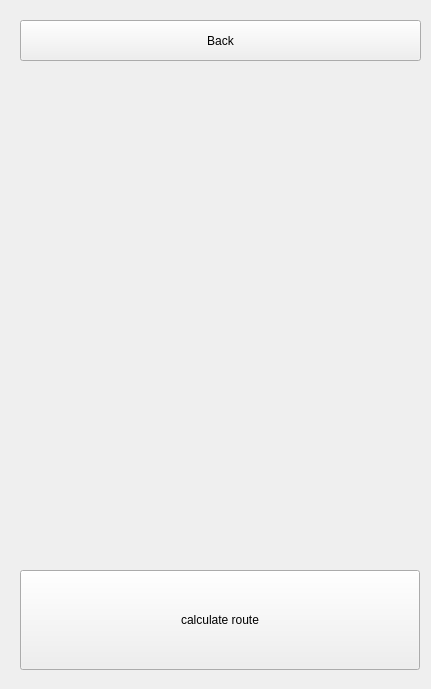
      <widget class="QWidget" name="page21">
       <widget class="QgsMapCanvas" name="QgsMapCanvas21" native="true">
        <property name="geometry">
         <rect>
          <x>20</x>
          <y>10</y>
          <width>402</width>
          <height>670</height>
         </rect>
        </property>
        <property name="minimumSize">
         <size>
          <width>402</width>
          <height>670</height>
         </size>
        </property>
        <property name="maximumSize">
         <size>
          <width>402</width>
          <height>670</height>
         </size>
        </property>
       </widget>
       <widget class="QPushButton" name="button_goBack21">
        <property name="geometry">
         <rect>
          <x>20</x>
          <y>20</y>
          <width>401</width>
          <height>41</height>
         </rect>
        </property>
        <property name="text">
         <string>Back</string>
        </property>
       </widget>
       <widget class="QPushButton" name="button_calculateRoute21">
        <property name="geometry">
         <rect>
          <x>20</x>
          <y>570</y>
          <width>400</width>
          <height>100</height>
         </rect>
        </property>
        <property name="minimumSize">
         <size>
          <width>400</width>
          <height>100</height>
         </size>
        </property>
        <property name="maximumSize">
         <size>
          <width>400</width>
          <height>100</height>
         </size>
        </property>
        <property name="text">
         <string>calculate route</string>
        </property>
       </widget>
      </widget>
